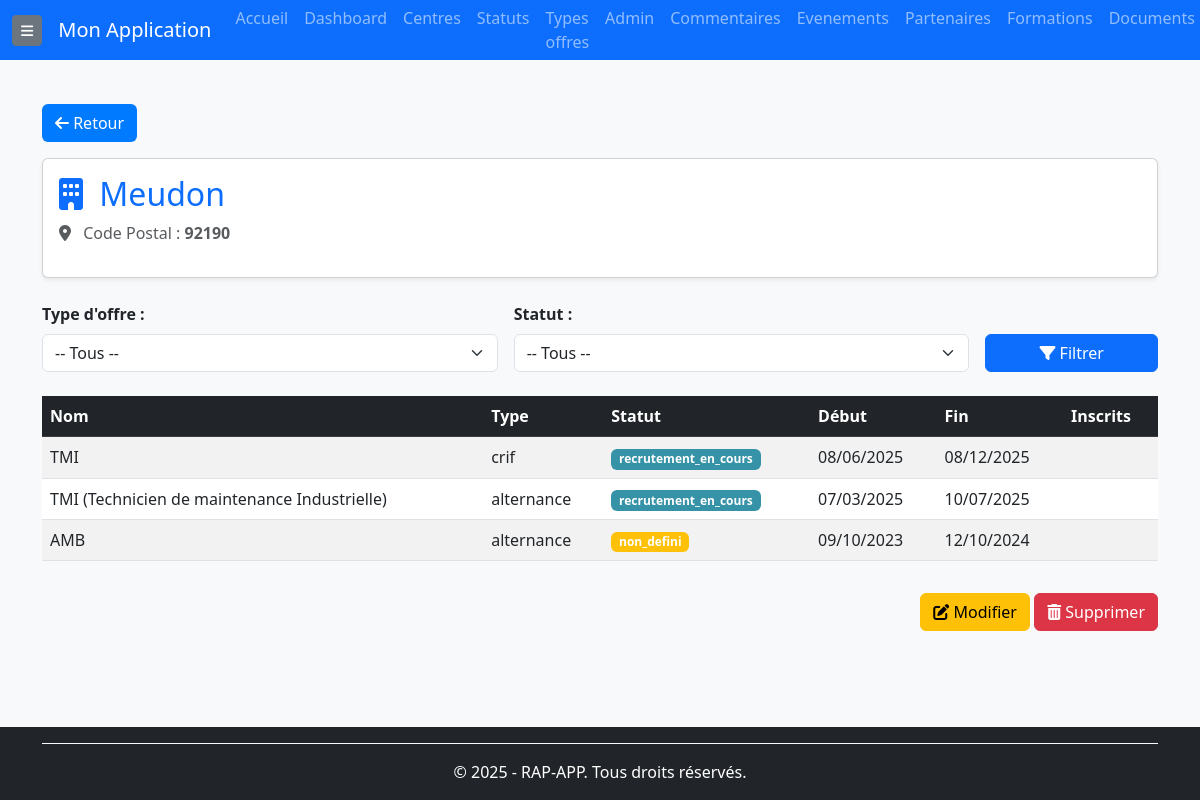
Screenshot of /centres/2/ (signed in) with the database file from the repository.
### rap_app/models/centres.py (models this page shows, shortened)
class Centre(BaseModel):
    nom = models.CharField(
        max_length=255,
        unique=True,  # 🔹 Garantit qu'un centre a un nom unique
        verbose_name="Nom du centre"
    )
    code_postal = models.CharField(
        max_length=5,  # 🔹 Limité à 5 caractères au lieu de 10
        null=True,
        blank=True,
        verbose_name="Code postal",
        validators=[
            RegexValidator(
                regex=r'^\d{5}$',
                message="Le code postal doit contenir exactement 5 chiffres"
            )
        ]
    )
    class Meta:
        verbose_name = "Centre"
        verbose_name_plural = "Centres"
        ordering = ['nom']
        indexes = [
            models.Index(fields=['nom']),  # 🔹 Index pour optimiser les recherches par nom
            models.Index(fields=['code_postal']),  # 🔹 Index pour les recherches par code postal
        ]

### rap_app/models/formations.py (models this page shows, shortened)
class Formation(BaseModel):
    nom = models.CharField(max_length=255, verbose_name="Nom de la formation")
    centre = models.ForeignKey(Centre, on_delete=models.CASCADE, related_name='formations', verbose_name="Centre de formation")
    type_offre = models.ForeignKey(TypeOffre, on_delete=models.CASCADE, related_name="formations", verbose_name="Type d'offre")
    statut = models.ForeignKey(Statut, on_delete=models.CASCADE, related_name="formations", verbose_name="Statut de la formation")
    start_date = models.DateField(null=True, blank=True, verbose_name="Date de début")
    end_date = models.DateField(null=True, blank=True, verbose_name="Date de fin")
    num_kairos = models.CharField(max_length=50, null=True, blank=True, verbose_name="Numéro Kairos")
    num_offre = models.CharField(max_length=50, null=True, blank=True, verbose_name="Numéro de l'offre")
    num_produit = models.CharField(max_length=50, null=True, blank=True, verbose_name="Numéro du produit")
    prevus_crif = models.PositiveIntegerField(default=0, verbose_name="Places prévues CRIF")
    prevus_mp = models.PositiveIntegerField(default=0, verbose_name="Places prévues MP")
    inscrits_crif = models.PositiveIntegerField(default=0, verbose_name="Inscrits CRIF")
    inscrits_mp = models.PositiveIntegerField(default=0, verbose_name="Inscrits MP")
    assistante = models.CharField(max_length=255, null=True, blank=True, verbose_name="Assistante")
    cap = models.PositiveIntegerField(null=True, blank=True, verbose_name="Capacité maximale")
    convocation_envoie = models.BooleanField(default=False, verbose_name="Convocation envoyée")
    entresformation = models.PositiveIntegerField(default=0, verbose_name="Entrées en formation")
    nombre_candidats = models.PositiveIntegerField(default=0, verbose_name="Nombre de candidats")
    nombre_entretiens = models.PositiveIntegerField(default=0, verbose_name="Nombre d'entretiens")
    nombre_evenements = models.PositiveIntegerField(default=0, verbose_name="Nombre d'événements")
    dernier_commentaire = models.TextField(null=True, blank=True, verbose_name="Dernier commentaire")
    partenaires = models.ManyToManyField(Partenaire, related_name="formations", verbose_name="Partenaires", blank=True)
    utilisateur = models.ForeignKey(User, on_delete=models.SET_NULL, null=True, blank=True,related_name="formations_creees",verbose_name="Créé par" )
    objects = FormationManager()
    class Meta:
        verbose_name = "Formation"
        verbose_name_plural = "Formations"
        ordering = ['-start_date', 'nom']
        indexes = [
            models.Index(fields=['start_date']),
            models.Index(fields=['end_date']),
            models.Index(fields=['nom']),
        ]

### rap_app/models/types_offre.py (models this page shows, shortened)
class TypeOffre(BaseModel):
    CRIF = 'crif'
    ALTERNANCE = 'alternance'
    POEC = 'poec'
    POEI = 'poei'
    TOSA = 'tosa'
    AUTRE = 'autre'
    NON_DEFINI = 'non_defini'
    TYPE_OFFRE_CHOICES = [
        (CRIF, 'CRIF'),
        (ALTERNANCE, 'Alternance'),
        (POEC, 'POEC'),
        (POEI, 'POEI'),
        (TOSA, 'TOSA'),
        (AUTRE, 'Autre'),
        (NON_DEFINI, 'Non défini'),
    ]
    nom = models.CharField(
        max_length=100,
        choices=TYPE_OFFRE_CHOICES,
        default=NON_DEFINI,
        verbose_name="Type d'offre"
    )
    """
    Nom du type d'offre, avec une liste de choix prédéfinis.
    """
    autre = models.CharField(
        max_length=255,
        blank=True,  # Suppression de null=True pour éviter les valeurs NULL sur un CharField
        verbose_name="Autre (personnalisé)"
    )
    """
    Champ permettant de spécifier un type personnalisé si "Autre" est sélectionné.
    """
    class Meta:
        verbose_name = "Type d'offre"
        verbose_name_plural = "Types d'offres"
        ordering = ['nom']
        constraints = [
            models.UniqueConstraint(
                fields=['autre'],
                name='unique_autre_non_null',
                condition=models.Q(nom='autre', autre__isnull=False)
            )
        ]  # Empêche d'avoir plusieurs fois la même valeur personnalisée 'Autre'

### rap_app/models/statut.py (models this page shows, shortened)
class Statut(BaseModel):
    NON_DEFINI = 'non_defini'
    RECRUTEMENT_EN_COURS = 'recrutement_en_cours'
    FORMATION_EN_COURS = 'formation_en_cours'
    FORMATION_A_ANNULER = 'formation_a_annuler'
    FORMATION_A_REPOUSSER = 'formation_a_repousser'
    FORMATION_ANNULEE = 'formation_annulee'
    PLEINE = 'pleine'
    QUASI_PLEINE = 'quasi_pleine'
    AUTRE = 'autre'
    STATUT_CHOICES = [
        (NON_DEFINI, 'Non défini'),
        (RECRUTEMENT_EN_COURS, 'Recrutement en cours'),
        (FORMATION_EN_COURS, 'Formation en cours'),
        (FORMATION_A_ANNULER, 'Formation à annuler'),
        (FORMATION_A_REPOUSSER, 'Formation à repousser'),
        (FORMATION_ANNULEE, 'Formation annulée'),
        (PLEINE, 'Pleine'),
        (QUASI_PLEINE, 'Quasi-pleine'),
        (AUTRE, 'Autre'),
    ]
    nom = models.CharField(
        max_length=100,
        choices=STATUT_CHOICES,
        verbose_name="Nom du statut"
    )
    """
    Nom du statut, avec des choix prédéfinis.
    """
    couleur = models.CharField(
        max_length=7,  # Format #RRGGBB
        verbose_name="Couleur",
        help_text="Couleur hexadécimale (ex: #FF5733)",
        blank=True  # Permet d'assigner une couleur par défaut si vide
    )
    """
    Code couleur associé au statut.
    Exemple : `#FF0000` pour rouge, `#00FF00` pour vert.
    Si ce champ est vide, une couleur prédéfinie selon le type de statut sera attribuée.
    """
    description_autre = models.CharField(
        max_length=255,
        blank=True,
        null=True,
        verbose_name="Description personnalisée"
    )
    """
    Permet de renseigner une description si le statut sélectionné est "Autre".
    Obligatoire si le statut est `AUTRE`.
    """
    class Meta:
        verbose_name = "Statut"
        verbose_name_plural = "Statuts"
        ordering = ['nom']

### rap_app/views/centres_views.py (the view)
# urls.py: path('centres/<int:pk>/', centres_views.CentreDetailView.as_view(), name='centre-detail'),
class CentreDetailView(BaseDetailView):
    model = Centre
    context_object_name = 'centre'
    template_name = 'centres/centre_detail.html'  # Vérifie que ce fichier existe
    def get_context_data(self, **kwargs):
        context = super().get_context_data(**kwargs)
        formations = self.object.formations.select_related('type_offre', 'statut').order_by('-start_date')
        type_offre = self.request.GET.get('type_offre')
        if type_offre:
            formations = formations.filter(type_offre_id=type_offre)
        statut = self.request.GET.get('statut')
        if statut:
            formations = formations.filter(statut_id=statut)
        type_offres = formations.values_list('type_offre__id', 'type_offre__nom').distinct()
        statuts = formations.values_list('statut__id', 'statut__nom').distinct()
        context.update({
            'formations': formations,
            'type_offres': type_offres,
            'statuts': statuts
        })
        return context

### rap_app/templates/centres/centre_detail.html (shortened to what this page needs)
{% extends "base.html" %}
{% block content %}
<div class="container mt-4">
    {% include "composants/bouton_retour.html" %}
    <div class="card shadow-sm mb-4">
        <div class="card-body">
            <h2 class="text-primary"><i class="fas fa-building me-2"></i> {{ centre.nom }}</h2>
            <p class="text-muted"><i class="fas fa-map-marker-alt me-2"></i> Code Postal : <strong>{{ centre.code_postal }}</strong></p>
        </div>
    </div>
    <form method="get" class="row g-3 mb-4">
        <div class="col-md-5">
            <label class="form-label fw-bold">Type d'offre :</label>
            <select name="type_offre" class="form-select">
                <option value="">-- Tous --</option>
            </select>
        </div>
        <div class="col-md-5">
            <label class="form-label fw-bold">Statut :</label>
            <select name="statut" class="form-select">
                <option value="">-- Tous --</option>
            </select>
        </div>
        <div class="col-md-2 d-flex align-items-end">
            <button type="submit" class="btn btn-primary w-100">
                <i class="fas fa-filter"></i> Filtrer
            </button>
        </div>
    </form>
    <div class="table-responsive">
        <table class="table table-striped table-hover">
            <thead class="table-dark">
                <tr>
                    <th>Nom</th>
                    <th>Type</th>
                    <th>Statut</th>
                    <th>Début</th>
                    <th>Fin</th>
                    <th>Inscrits</th>
                </tr>
            </thead>
            <tbody>
                {% for formation in formations %}
                    <tr>
                        <td>{{ formation.nom }}</td>
                        <td>{{ formation.type_offre.nom }}</td>
                        <td>
                            <span class="badge" style="background-color: {{ formation.statut.couleur }};">
                                {{ formation.statut.nom }}
                            </span>
                        </td>
                        <td>{{ formation.start_date|date:"d/m/Y" }}</td>
                        <td>{{ formation.end_date|date:"d/m/Y" }}</td>
                        <td></td>
                    </tr>
                {% empty %}
                    <tr>
                        <td colspan="6" class="text-center text-muted">
                            <i class="fas fa-exclamation-circle"></i> Aucune formation associée.
                        </td>
                    </tr>
                {% endfor %}
            </tbody>
        </table>
    </div>
    <div class="text-end mt-3">
        <a href="{% url 'centre-update' centre.pk %}" class="btn btn-warning">
            <i class="fas fa-edit"></i> Modifier
        </a>
        <a href="{% url 'centre-delete' centre.pk %}" class="btn btn-danger">
            <i class="fas fa-trash-alt"></i> Supprimer
        </a>
    </div>
</div>
{% endblock %}

### rap_app/templates/base.html (style rules this page uses)
body { background-color: #f8f9fa; display: flex; flex-direction: column; min-height: 100vh; }

### rows the page displays
Centre: nom "Meudon", code_postal "92190"
Formation: nom "TMI", type_offre.nom "crif", statut.nom "recrutement_en_cours", start_date "08/06/2025", end_date "08/12/2025"
Formation: nom "TMI (Technicien de maintenance Industrielle)", type_offre.nom "alternance", statut.nom "recrutement_en_cours", start_date "07/03/2025", end_date "10/07/2025"
Formation: nom "AMB", type_offre.nom "alternance", statut.nom "non_defini", start_date "09/10/2023", end_date "12/10/2024"
